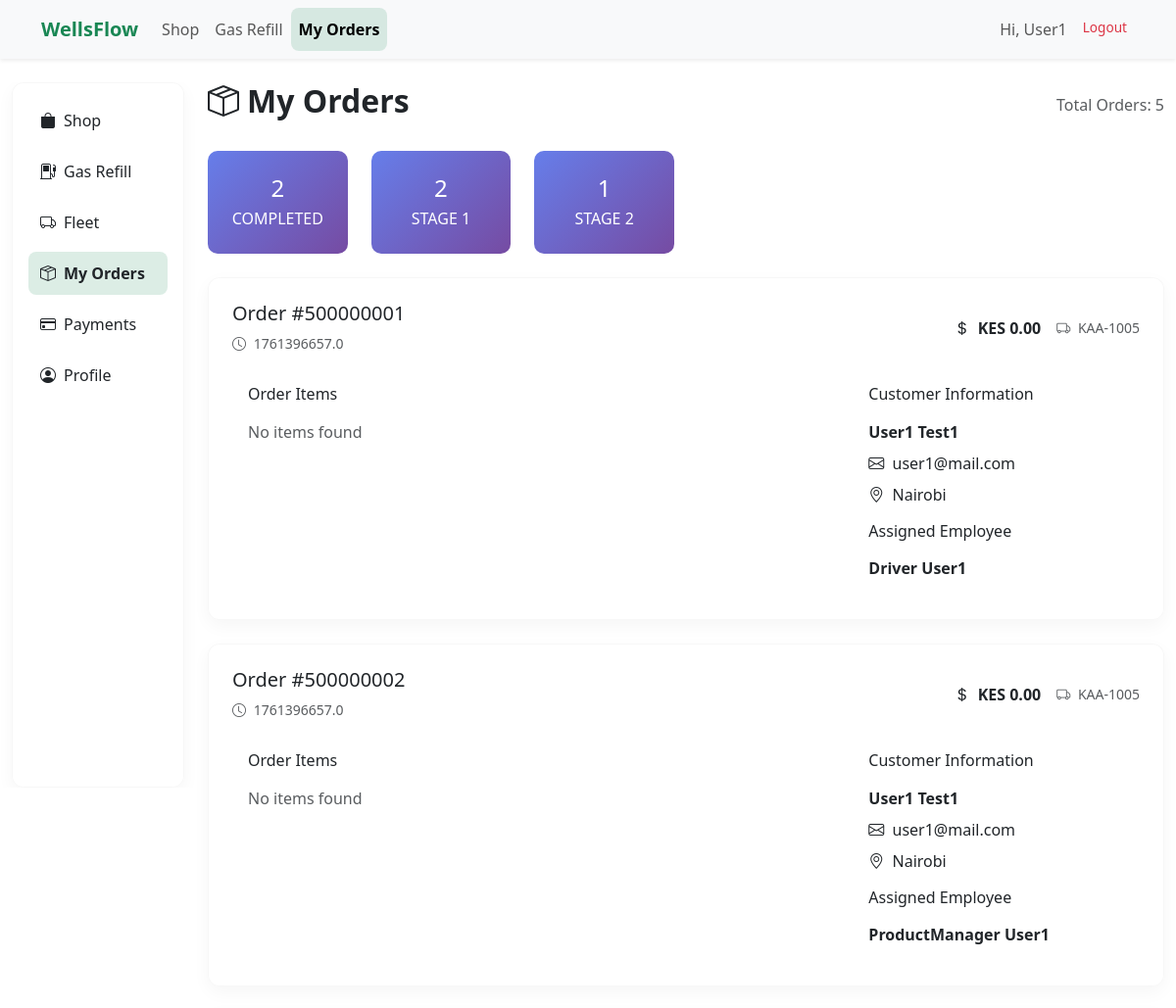
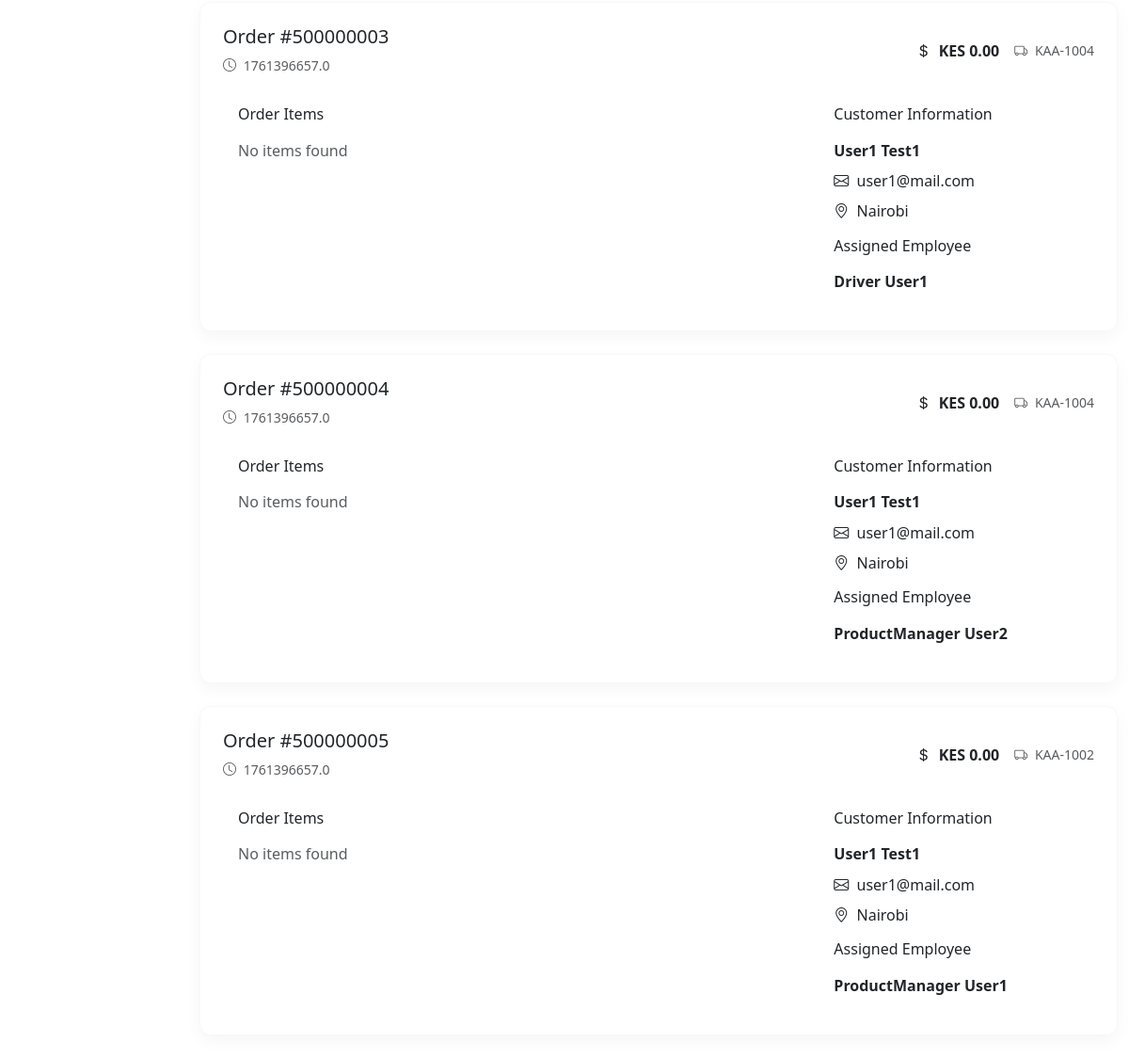
The app's page /vieworders (signed in) with its own data (2 pictures, top to bottom).
### models.py (models this page shows, shortened)
class User(UserMixin, db.Model):
    __tablename__ = "Users"  # Match DB table
    id = db.Column(db.Integer, primary_key=True)
    fname = db.Column(db.String(50))
    lname = db.Column(db.String(50))
    email = db.Column(db.String(120), unique=True, nullable=False)
    phone = db.Column(db.String(15))
    password_hash = db.Column(db.String(128))
    role = db.Column(db.String(50), default="customer")

class Order(db.Model):
    __tablename__ = "Orders"  # ✅ match DB
    id = db.Column(db.Integer, primary_key=True)
    customer_id = db.Column(db.Integer, db.ForeignKey("Users.id"))
    product_id = db.Column(db.Integer, db.ForeignKey("Products.id"))
    status = db.Column(db.String(50), default="Received")

class Fleet(db.Model):
    __tablename__ = "Fleet"  # ✅ match DB
    id = db.Column(db.Integer, primary_key=True)
    name = db.Column(db.String(80), nullable=False)         # e.g., "Truck A"
    reg_no = db.Column(db.String(30), unique=True)          # e.g., "KAA 123A"
    category = db.Column(db.String(50))                     # e.g., Tanker, Trailer, Small Truck
    status = db.Column(db.String(30), default="available")  # available, in transit, service

### tables this page shows
CREATE TABLE `Employees` (
    `employee_id` INTEGER PRIMARY KEY NOT NULL UNIQUE,
    `first_name` TEXT NOT NULL,
    `last_name` TEXT NOT NULL,
    `phone_number` INTEGER NOT NULL,
    `email` TEXT NOT NULL UNIQUE,
    `password` TEXT NOT NULL,
    `otp` TEXT NOT NULL,
    `otp_timestamp` REAL NOT NULL,
    `location` TEXT NOT NULL,
    `role` TEXT NOT NULL DEFAULT 'Customer',
    `status` TEXT NOT NULL DEFAULT 'Inactive',
    `last_login` REAL NOT NULL
);

### app.py (the view, shortened to what this page needs)
@app.route("/vieworders")
@login_required
def vieworders():
    conn = sqlite3.connect(shopfleetdb)
    conn.row_factory = sqlite3.Row
    cursor = conn.cursor()
    current_user_id = current_user.user_id
    cursor.execute("""
        SELECT o.*,
               u.first_name as customer_first_name,
               u.last_name as customer_last_name,
               u.email as customer_email,
               u.location as customer_location,
               e.first_name as employee_first_name,
               e.last_name as employee_last_name,
               f.registration_number as fleet_registration,
               c.status as cart_status
        FROM Orders o
        LEFT JOIN Cart c ON o.cart_id = c.cart_id
        LEFT JOIN Users u ON c.user_id = u.user_id
        LEFT JOIN Employees e ON o.employee_id = e.employee_id
        LEFT JOIN Fleet f ON o.fleet_id = f.fleet_id
        WHERE c.user_id = ?
        ORDER BY o.order_timestamp DESC
    """, (current_user_id,))
    orders = cursor.fetchall()
    processed_orders = []
    for order in orders:
        order_dict = dict(order)
        cart_status = order_dict.get('cart_status', '')
        parsed_items = []
        total_amount = 0
        order_dict['parsed_items'] = parsed_items
        order_dict['total_amount'] = total_amount
        processed_orders.append(order_dict)
    cursor.execute("""
        SELECT o.status, COUNT(*) as count
        FROM Orders o
        LEFT JOIN Cart c ON o.cart_id = c.cart_id
        WHERE c.user_id = ?
        GROUP BY o.status
    """, (current_user_id,))
    status_counts = cursor.fetchall()
    cursor.execute("""
        SELECT COUNT(*) as total
        FROM Orders o
        LEFT JOIN Cart c ON o.cart_id = c.cart_id
        WHERE c.user_id = ?
    """, (current_user_id,))
    total_orders = cursor.fetchone()['total']
    conn.close()
    return render_template("fleet/fleet_extend/customers/vieworders.html",
                           orders=processed_orders,
                           status_counts=status_counts,
                           current_filter=None,  # No filter for user view
                           total_orders=total_orders)

### app.py (called while the page is built, shortened)
@login_manager.user_loader
def load_user(user_id):
    conn = sqlite3.connect(shopfleetdb)
    conn.row_factory = sqlite3.Row
    cursor = conn.cursor()
    cursor.execute(
        "SELECT user_id, first_name, last_name, email, 'customer' as role FROM Users WHERE user_id = ?",
        (user_id,),
    )
    row = cursor.fetchone()
    if row:
        conn.close()
        return UserObject(row['user_id'], row['first_name'], row['last_name'], row['email'], row['role'])

### user_object.py (called while the page is built)
    @property
    def fname(self):
        if self.role != 'customer' and self.username:
            return self.username
        return self.first_name

### templates/fleet/fleet_extend/customers/vieworders.html (shortened to what this page needs)
<!DOCTYPE html>
<html lang="en">
<head>
  <link href="https://cdn.jsdelivr.net/npm/bootstrap@5.3.0/dist/css/bootstrap.min.css" rel="stylesheet"/>
  <link href="{{ url_for('static', filename='css/styles.css') }}" rel="stylesheet">
  <link rel="stylesheet" href="https://cdn.jsdelivr.net/npm/bootstrap-icons@1.10.5/font/bootstrap-icons.css">
</head>
<body>
<nav class="navbar navbar-expand-lg navbar-light bg-light shadow-sm">
  <div class="container">
    <a class="navbar-brand text-success fw-bold" href="/">WellsFlow</a>
    <div class="collapse navbar-collapse" id="navbarNav">
      <ul class="navbar-nav me-auto">
        {% if current_user.is_authenticated %}
          {% if current_user.role == 'customer' %}
            <li class="nav-item"><a class="nav-link" href="{{ url_for('shop.shop_home') }}">Shop</a></li>
            <li class="nav-item"><a class="nav-link" href="{{ url_for('gasrefill.gas_refill_form') }}">Gas Refill</a></li>
            <li class="nav-item"><a class="nav-link active" href="{{ url_for('vieworders') }}">My Orders</a></li>
          {% endif %}
        {% else %}
          <li class="nav-item"><a class="nav-link" href="{{ url_for('shop.shop_home') }}">Shop</a></li>
          <li class="nav-item"><a class="nav-link" href="{{ url_for('gasrefill.gas_refill_form') }}">Gas Refill</a></li>
          <li class="nav-item"><a class="nav-link" href="{{ url_for('fleet.fleet_home') }}">Fleet</a></li>
        {% endif %}
      </ul>
      <ul class="navbar-nav">
        {% if current_user.is_authenticated %}
          <li class="nav-item">
            <span class="nav-link">Hi, {{ current_user.fname }}{% if current_user.role != 'customer' %} ({{ current_user.role }}){% endif %}</span>
          </li>
          <li class="nav-item">
            <a class="nav-link text-danger" href="{{ url_for('auth.logout') }}">Logout</a>
          </li>
        {% endif %}
      </ul>
    </div>
  </div>
</nav>
<div class="container-fluid mt-4">
  <div class="row">
    <div class="col-lg-2 d-none d-lg-block sidebar-container">
      <div class="glass-card p-3 h-100 sidebar-content">
        <ul class="nav flex-column">
          <li class="nav-item mb-2"><a href="{{ url_for('shop.shop_home') }}" class="nav-link text-dark"><i class="bi bi-bag-fill me-2"></i>Shop</a></li>
          <li class="nav-item mb-2"><a href="{{ url_for('gasrefill.gas_refill_form') }}" class="nav-link text-dark"><i class="bi bi-fuel-pump me-2"></i>Gas Refill</a></li>
          <li class="nav-item mb-2"><a href="{{ url_for('fleet.fleet_home') }}" class="nav-link text-dark"><i class="bi bi-truck me-2"></i>Fleet</a></li>
          <li class="nav-item mb-2"><a href="{{ url_for('vieworders') }}" class="nav-link text-dark fw-bold"><i class="bi bi-box-seam me-2"></i>My Orders</a></li>
          <li class="nav-item mb-2"><a href="#" class="nav-link text-dark"><i class="bi bi-credit-card me-2"></i>Payments</a></li>
          <li class="nav-item mb-2"><a href="#" class="nav-link text-dark"><i class="bi bi-person-circle me-2"></i>Profile</a></li>
        </ul>
      </div>
    </div>
    <div class="col-lg-10">
      <div class="d-flex justify-content-between align-items-center mb-4">
        <h2 class="fw-bold"><i class="bi bi-box-seam me-2"></i>My Orders</h2>
        <span class="text-muted">Total Orders: {{ total_orders }}</span>
      </div>
      {% if status_counts %}
      <div class="row mb-4">
        {% for status_count in status_counts %}
        <div class="col-md-2 col-sm-4">
          <div class="stats-card">
            <h4 class="mb-1">{{ status_count['count'] }}</h4>
            <p class="mb-0 text-uppercase">{{ status_count['status'] }}</p>
          </div>
        </div>
        {% endfor %}
      </div>
      {% endif %}
      {% if orders %}
        {% for order in orders %}
        <div class="order-card glass-card p-4">
        <div class="row align-items-center mb-3">
            <div class="col-md-6">
            <h5 class="mb-1">
                Order #{{ order['order_id'] }}
                <span class="badge status-badge status-{{ order['status'].lower().replace(' ', '') }}">
                </span>
            </h5>
            <small class="text-muted">
                <i class="bi bi-clock me-1"></i>
                {{ order['order_timestamp'] }}
            </small>
            </div>
            <div class="col-md-6 text-md-end">
            <div class="d-flex justify-content-md-end align-items-center gap-3">
                <span class="fw-bold">
                <i class="bi bi-currency-dollar me-1"></i>
                KES {{ "{:,.2f}".format(order['total_amount']) }}
                </span>
                {% if order['fleet_registration'] %}
                <span class="text-muted small">
                <i class="bi bi-truck me-1"></i>
                {{ order['fleet_registration'] }}
                </span>
                {% endif %}
            </div>
            </div>
        </div>
        <div class="row">
            <div class="col-md-8">
            <div class="card border-0">
                <div class="card-body p-3">
                <h6 class="card-title mb-3">Order Items</h6>
                <div class="item-list">
                    {% if order['parsed_items'] %}
                    {% for item in order['parsed_items'] %}
                    <div class="d-flex justify-content-between align-items-center py-2 border-bottom">
                        <div>
                        <strong>{{ item['name'] }}</strong>
                        <br>
                        <small class="text-muted">ID: {{ item['id'] }}</small>
                        </div>
                        <div class="text-end">
                        <span class="badge bg-secondary">Qty: {{ item['quantity'] }}</span>
                        {% if item['location'] != 'Unknown' %}
                        <br>
                        <small class="text-muted">Location: {{ item['location'] }}</small>
                        {% endif %}
                        </div>
                    </div>
                    {% endfor %}
                    {% else %}
                    <p class="text-muted mb-0">No items found</p>
                    {% endif %}
                </div>
                </div>
            </div>
            </div>
            <div class="col-md-4">
            <div class="card border-0">
                <div class="card-body p-3">
                <h6 class="card-title mb-3">Customer Information</h6>
                <div class="mb-2">
                    <strong>{{ order['customer_first_name'] }} {{ order['customer_last_name'] }}</strong>
                </div>
                <div class="mb-2">
                    <i class="bi bi-envelope me-1"></i>
                    {{ order['customer_email'] }}
                </div>
                <div class="mb-2">
                    <i class="bi bi-geo-alt me-1"></i>
                    {{ order['customer_location'] }}
                </div>
                {% if order['employee_first_name'] %}
                <div class="mt-3">
                    <h6 class="card-title mb-3">Assigned Employee</h6>
                    <div>
                    <strong>{{ order['employee_first_name'] }} {{ order['employee_last_name'] }}</strong>
                    </div>
                </div>
                {% endif %}
                </div>
            </div>
            </div>
        </div>
        </div>
        {% endfor %}
      {% endif %}
    </div>
  </div>
</div>
</body>
</html>

### static/css/styles.css (style rules this page uses)
.glass-card { background: rgba(255, 255, 255, 0.2); border-radius: 15px; box-shadow: 0 8px 32px rgba(31, 38, 135, 0.2); backdrop-filter: blur(12px); -webkit-backdrop-filter: blur(12px); border: 1px solid rgba(255, 255, 255, 0.18); transition: transform 0.2s ease, box-shadow 0.2s ease; }
.nav-link { border-radius: 8px; padding: 10px 12px; transition: background 0.2s ease; }
.nav-link:hover, .nav-link.active { background: rgba(25, 135, 84, 0.15); color: #198754; font-weight: 600; }
.text-danger { font-size: 0.85rem; color: #dc3545; }

### templates/fleet/fleet_extend/customers/vieworders.html (style rules this page uses)
.navbar { position: sticky; top: 0; z-index: 1000; box-shadow: 0 2px 10px rgba(0,0,0,0.1); }
.sidebar-container { position: sticky; top: 80px; height: calc(100vh - 80px); overflow: hidden; }
.sidebar-content { height: 100%; overflow-y: auto; }
.glass-card { background: rgba(255,255,255,0.85); border-radius: 12px; box-shadow: 0 6px 18px rgba(0,0,0,0.04); border: 1px solid rgba(0,0,0,0.03); }
.order-card { margin-bottom: 1.5rem; transition: transform 0.2s; }
.status-badge { font-size: 0.8rem; padding: 0.3rem 0.6rem; border-radius: 20px; }
.item-list { max-height: 200px; overflow-y: auto; }
.stats-card { background: linear-gradient(135deg, #667eea 0%, #764ba2 100%); color: white; border-radius: 10px; padding: 1.5rem; text-align: center; }

### records on screen
User: fname "User1"
Order: order_id "500000001", order_timestamp "1761396657.0", total_amount "0.00", fleet_registration "KAA-1005", customer_first_name "User1", customer_last_name "Test1", customer_email "user1@mail.com", customer_location "Nairobi", employee_first_name "Driver", employee_last_name "User1"
Order: order_id "500000002", order_timestamp "1761396657.0", total_amount "0.00", fleet_registration "KAA-1005", customer_first_name "User1", customer_last_name "Test1", customer_email "user1@mail.com", customer_location "Nairobi", employee_first_name "ProductManager", employee_last_name "User1"
Order: order_id "500000003", order_timestamp "1761396657.0", total_amount "0.00", fleet_registration "KAA-1004", customer_first_name "User1", customer_last_name "Test1", customer_email "user1@mail.com", customer_location "Nairobi", employee_first_name "Driver", employee_last_name "User1"
Order: order_id "500000004", order_timestamp "1761396657.0", total_amount "0.00", fleet_registration "KAA-1004", customer_first_name "User1", customer_last_name "Test1", customer_email "user1@mail.com", customer_location "Nairobi", employee_first_name "ProductManager", employee_last_name "User2"
Order: order_id "500000005", order_timestamp "1761396657.0", total_amount "0.00", fleet_registration "KAA-1002", customer_first_name "User1", customer_last_name "Test1", customer_email "user1@mail.com", customer_location "Nairobi", employee_first_name "ProductManager", employee_last_name "User1"

### other values on screen
{{ total_orders }} "5"
{{ status_count['count'] }} "2" "2" "1"
{{ status_count['status'] }} "COMPLETED" "STAGE 1" "STAGE 2"
